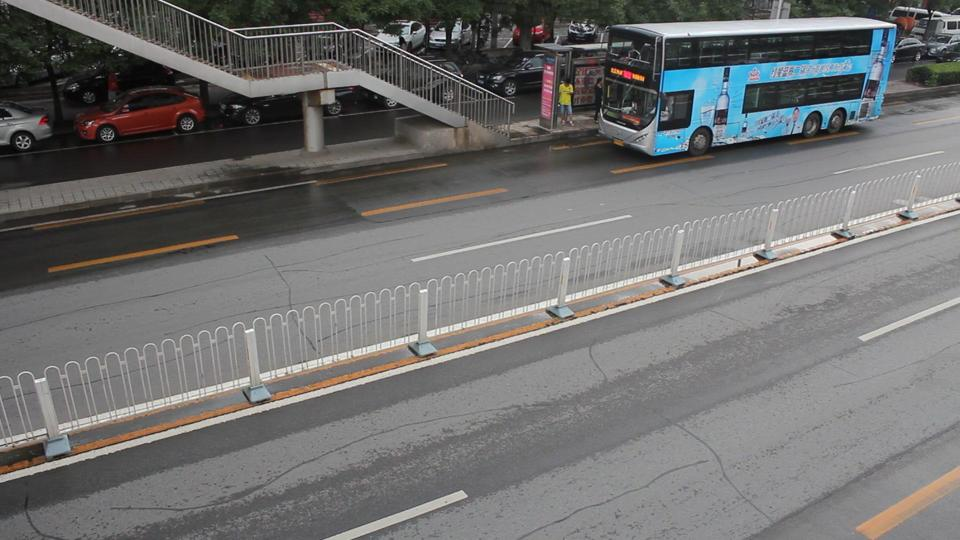
#> input picture images/10.jpg, 960 x 540 px
$ python haar.py
#> lines starting #> are read from the running program, lines starting #| are printed output that depends on the picture; after the words box and inside, x2 and y2 are one past the last pixel; in counts of white or black regions, pixels touching at a corner belong together
import cv2

cas = cv2.CascadeClassifier('./us.xml')
im = cv2.imread('./images/10.jpg')
#> im is the input picture: shape (540, 960, 3); mean B, G, R 110.7, 111.5, 111.7
result = cas.detectMultiScale(im, scaleFactor=1.2)
#> result = [[207, 21, 114, 57]]
for (x, y, w, h) in result:
    cv2.rectangle(im, (x, y), (x + w, y + h), (0, 255, 0), 2)
#> this loop made 1 pass
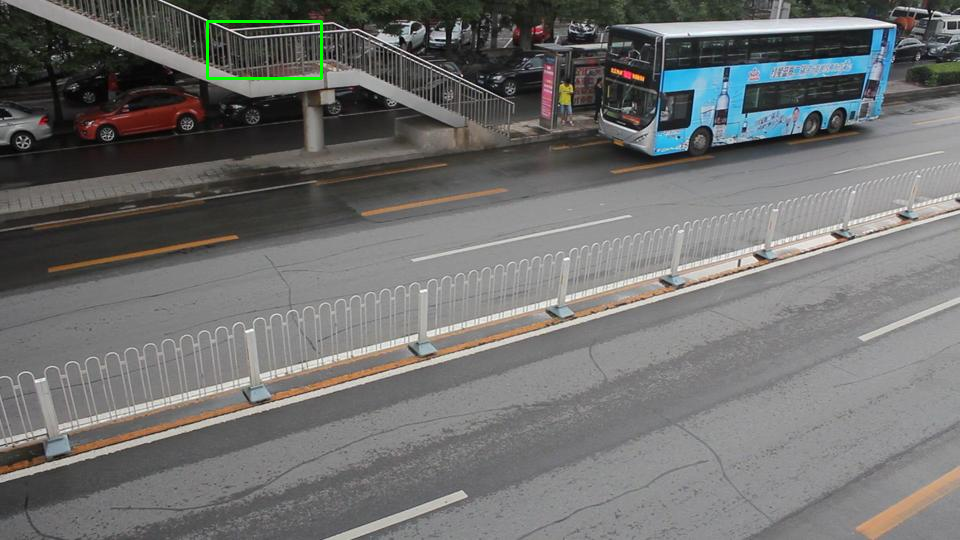
#> im: shape (540, 960, 3); 0.2% of pixels changed, all inside (x1, y1, x2, y2) = (206, 20, 323, 80)
print(result)
#| [[207  21 114  57]]
cv2.imshow('result', im)
cv2.waitKey(0)

$ run again, with images/02.jpg copied over images/10.jpg
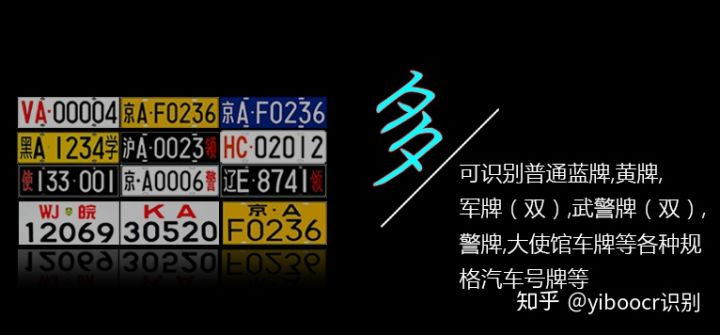
#> input picture images/02.jpg, 720 x 335 px
#> im is the input picture: shape (335, 720, 3); mean B, G, R 23.4, 26.7, 27.6
#> result = [[24, 89, 91, 46], [127, 89, 90, 45], [123, 157, 88, 44], [250, 92, 78, 38], [218, 123, 93, 46], [14, 125, 83, 41], [224, 161, 79, 39], [18, 155, 97, 49]]
#> the loop `for (x, y, w, h) in result:` made 8 passes
#> after the loop `for (x, y, w, h) in result:`:
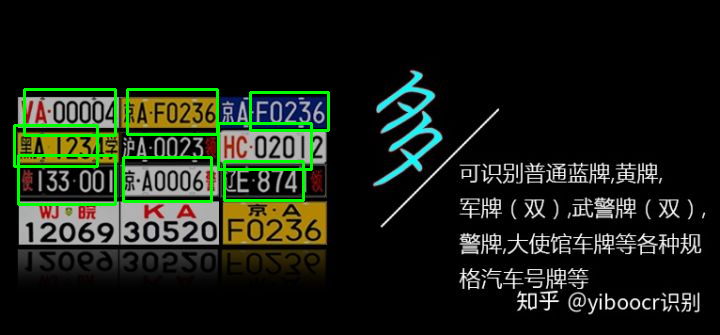
#> im: shape (335, 720, 3); 2.55% of pixels changed, all inside (x1, y1, x2, y2) = (13, 88, 330, 206)
#| [[ 24  89  91  46]
#|  [127  89  90  45]
#|  [123 157  88  44]
#|  [250  92  78  38]
#|  [218 123  93  46]
#|  [ 14 125  83  41]
#> (further printed lines are left out)

$ run again, with images/04.jpg copied over images/10.jpg
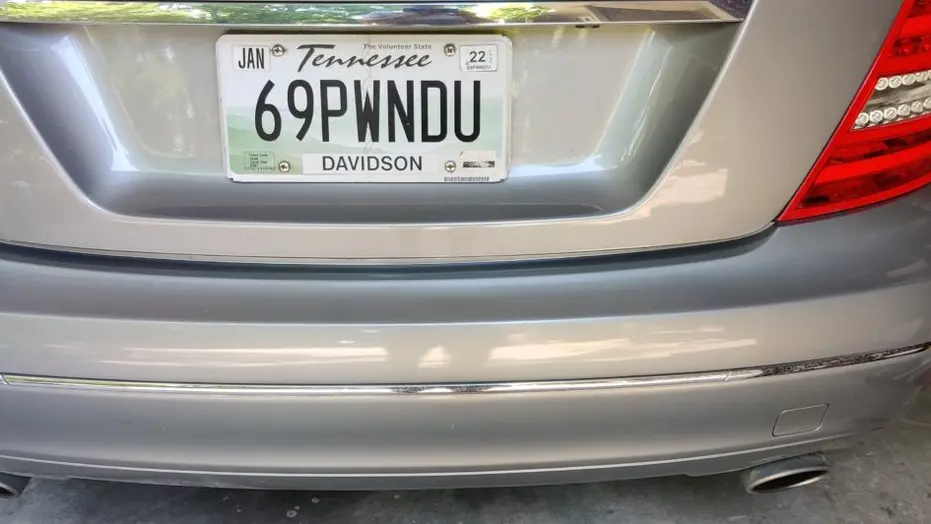
#> input picture images/04.jpg, 931 x 524 px
#> im is the input picture: shape (524, 931, 3); mean B, G, R 136.5, 139.9, 145.2
#> result = [[226, 31, 303, 151]]
#> the loop `for (x, y, w, h) in result:` made 1 pass
#> after the loop `for (x, y, w, h) in result:`:
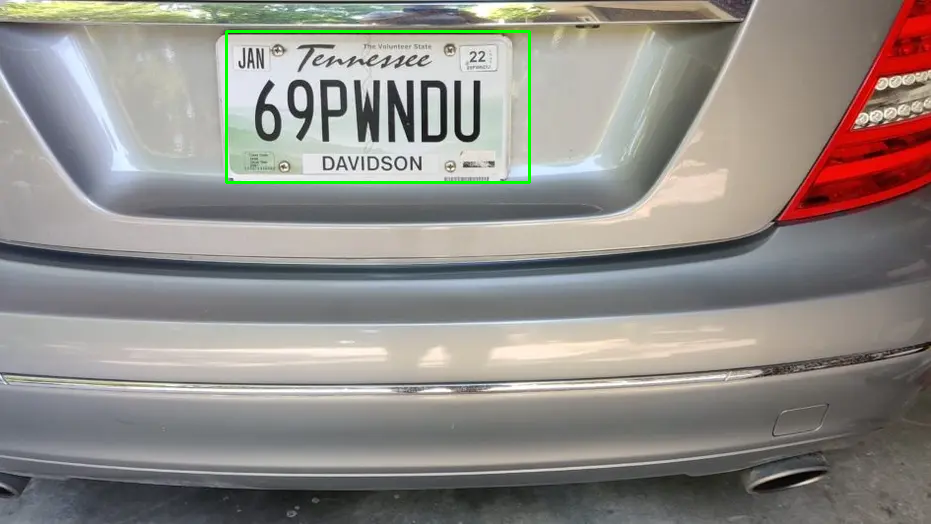
#> im: shape (524, 931, 3); 0.56% of pixels changed, all inside (x1, y1, x2, y2) = (225, 30, 531, 184)
#| [[226  31 303 151]]
